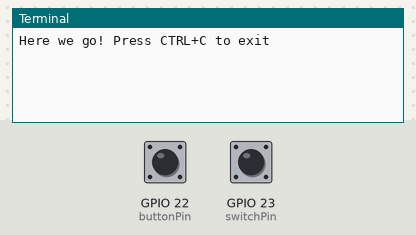
This program was run on a simulated Raspberry Pi (BCM pin numbers). Parts: the last lines printed to the terminal. The inputs (shaded band) are chosen by the test bench; at power-on: GPIO 22 (buttonPin) HIGH, GPIO 23 (switchPin) HIGH. The clock reads 2024-03-15 10:24:30 at power-on unless the program sets it; web requests get an empty 200 reply after 0.4 s.

Above: at 1.2 s.
1.3 s: GPIO 22 (buttonPin) pulled LOW for 0.15 s
At 1.56 s:
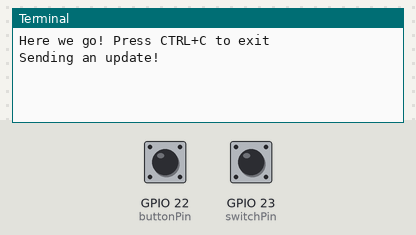
At 2.5 s:
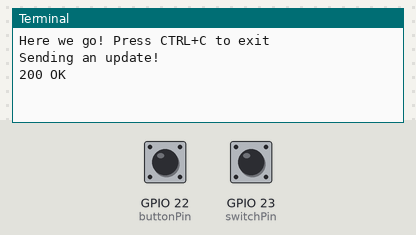

The program:

phant-raspi.py
```python
# (licence header left out)
import RPi.GPIO as GPIO  # RPi.GPIO used for GPIO reading/writing
import time              # time used for delays
import httplib, urllib   # http and url libs used for HTTP POSTs
import socket            # socket used to get host name/IP

#################
## Phant Stuff ##
#################
server = "data.sparkfun.com" # base URL of your feed
publicKey = "6JZbNolApzF4om2l9yYK" # public key, everyone can see this
privateKey = "Ww0vPW1yrkUNDqWPV9jE"  # private key, only you should know
fields = ["light", "switch", "name"] # Your feed's data fields

######################
## I/O Stuff & Misc ##
######################
buttonPin = 22 # Active-low button connected to Broadcom pin 22
switchPin = 23 # SPST switch connected to Broadcom pin 23
myname = socket.gethostname() # Send local host name as one data field

##############
## I/O Setup #
##############
GPIO.setmode(GPIO.BCM) # Broadcom pin-numbering scheme
GPIO.setup(buttonPin, GPIO.IN, pull_up_down=GPIO.PUD_UP) # Button pin set as input w/ pull-up
GPIO.setup(switchPin, GPIO.IN, pull_up_down=GPIO.PUD_UP) # Switch set as input w/ pull-up

##########
## Loop ##
##########
print("Here we go! Press CTRL+C to exit")
try:
    # Loop until CTRL+C is pressed
    while 1:
        # If the button is pressed, we'll send our data. It's active-low
        # so we need to check if it's 0.
        if not (GPIO.input(buttonPin)):
            print("Sending an update!")
            # Our first job is to create the data set. Should turn into
            # something like "light=1234&switch=0&name=raspberrypi"
            data = {} # Create empty set, then fill in with our three fields:
            # Field 0, light, gets the local time:
            data[fields[0]] = time.strftime("%A %B %d, %Y %H:%M:%S %Z")
            # Field 1, switch, gets the switch status:
            data[fields[1]] = GPIO.input(switchPin)
            # Field 2, name, gets the pi's local name:
            data[fields[2]] = myname
            # Next, we need to encode that data into a url format:
            params = urllib.urlencode(data)

            # Now we need to set up our headers:
            headers = {} # start with an empty set
            # These are static, should be there every time:
            headers["Content-Type"] = "application/x-www-form-urlencoded"
            headers["Connection"] = "close"
            headers["Content-Length"] = len(params) # length of data
            headers["Phant-Private-Key"] = privateKey # private key header

            # Now we initiate a connection, and post the data
            c = httplib.HTTPConnection(server)
            # Here's the magic, our reqeust format is POST, we want
            # to send the data to data.sparkfun.com/input/PUBLIC_KEY.txt
            # and include both our data (params) and headers
            c.request("POST", "/input/" + publicKey + ".txt", params, headers)
            r = c.getresponse() # Get the server's response and print it
            print r.status, r.reason

            time.sleep(1) # delay for a second

except KeyboardInterrupt: # If CTRL+C is pressed, exit cleanly:
    GPIO.cleanup() # cleanup all GPIO
```

Measured:
- after the input at 1.3 s, the terminal: prints a new line at once (image 1)
